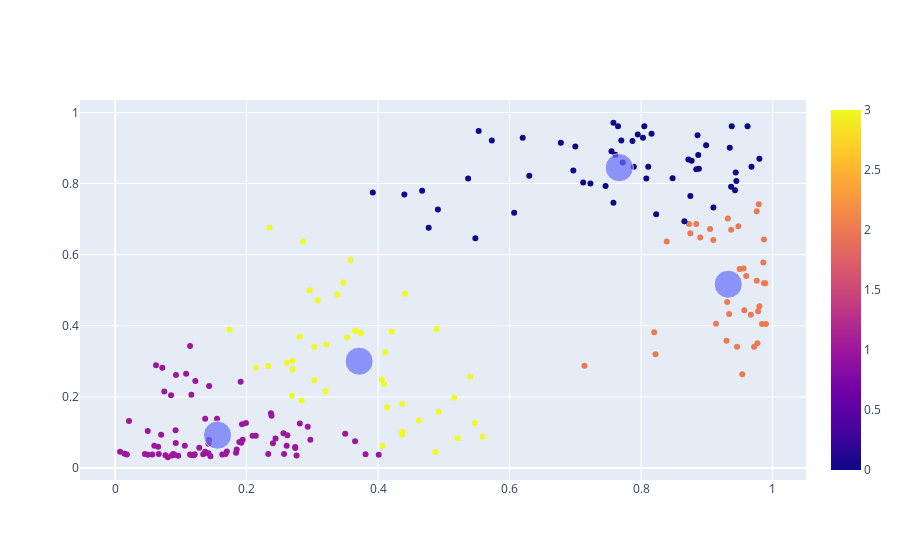

The notebook cell this image was saved under:
### Markdown cell above
## Grafico ##

### Code cell
grafico = px.scatter(x = results['energy'], y = results['valence'],
                     color= results['cluster'], )

grafico_centroide = px.scatter(x = centroides_clusters[:,0], 
                               y = centroides_clusters[:,1], size=[10, 10, 10, 10])

grafico_final_petala = go.Figure(data = grafico.data + grafico_centroide.data)
grafico_final_petala.show()

### Figure 1 — Plotly figure (JSON) as saved in the notebook; plotly's stock layout.template omitted (floating-point values rounded to 4 significant figures; data arrays with more than 128 entries replaced by an {"elided": "..."} marker saying what was removed)
{"data": [{"hovertemplate": "x=%{x}<br>y=%{y}<br>color=%{marker.color}<extra></extra>", "legendgroup": "", "marker": {"color": {"elided": "212 int values"}, "coloraxis": "coloraxis", "symbol": "circle"}, "mode": "markers", "name": "", "orientation": "v", "showlegend": false, "type": "scatter", "x": {"elided": "212 float values"}, "xaxis": "x", "y": {"elided": "212 float values"}, "yaxis": "y"}, {"hovertemplate": "x=%{x}<br>y=%{y}<br>size=%{marker.size}<extra></extra>", "legendgroup": "", "marker": {"color": "#636efa", "size": [10, 10, 10, 10], "sizemode": "area", "sizeref": 0.025, "symbol": "circle"}, "mode": "markers", "name": "", "orientation": "v", "showlegend": false, "type": "scatter", "x": [0.7669, 0.1558, 0.9327, 0.3712], "xaxis": "x", "y": [0.8447, 0.09256, 0.5169, 0.3005], "yaxis": "y"}], "layout": {}}
